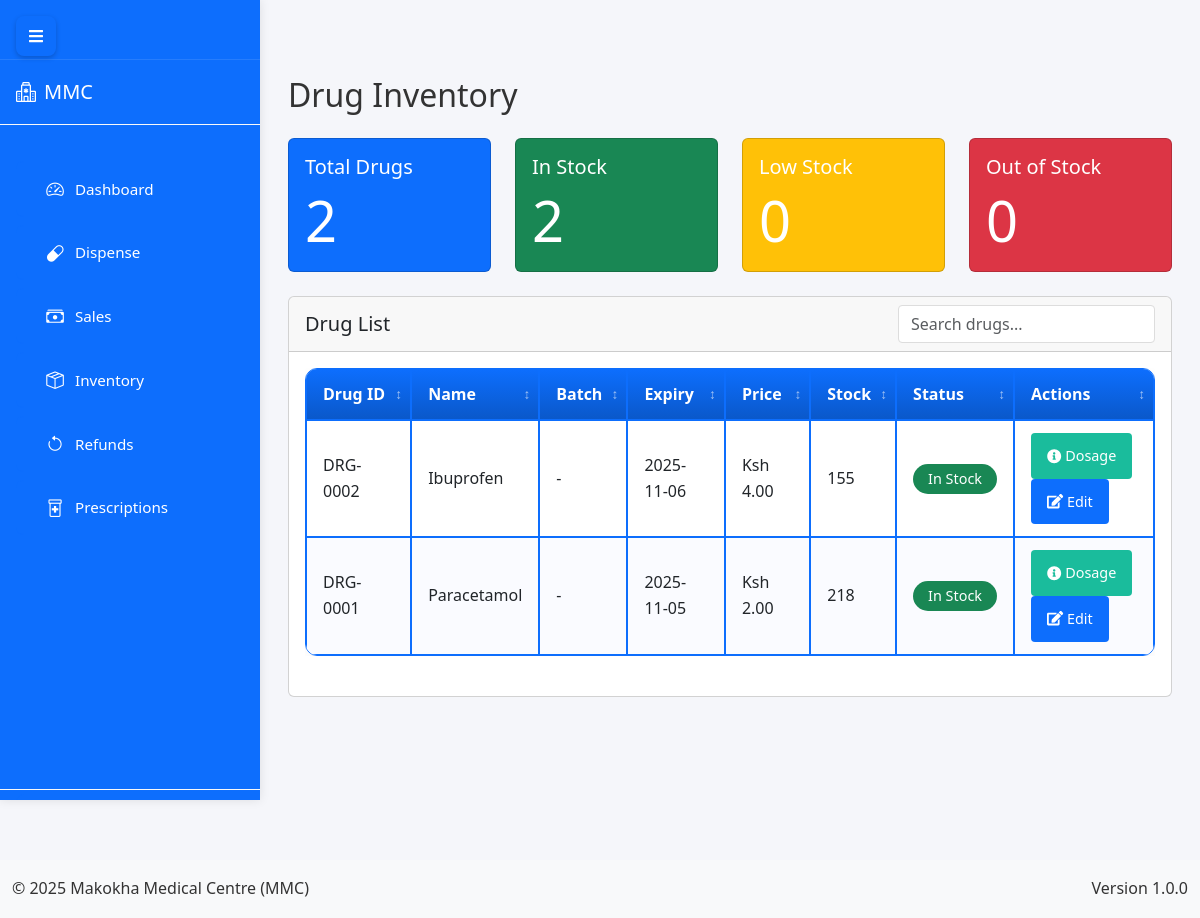
Before: /pharmacist/inventory (signed in) with the older database file.
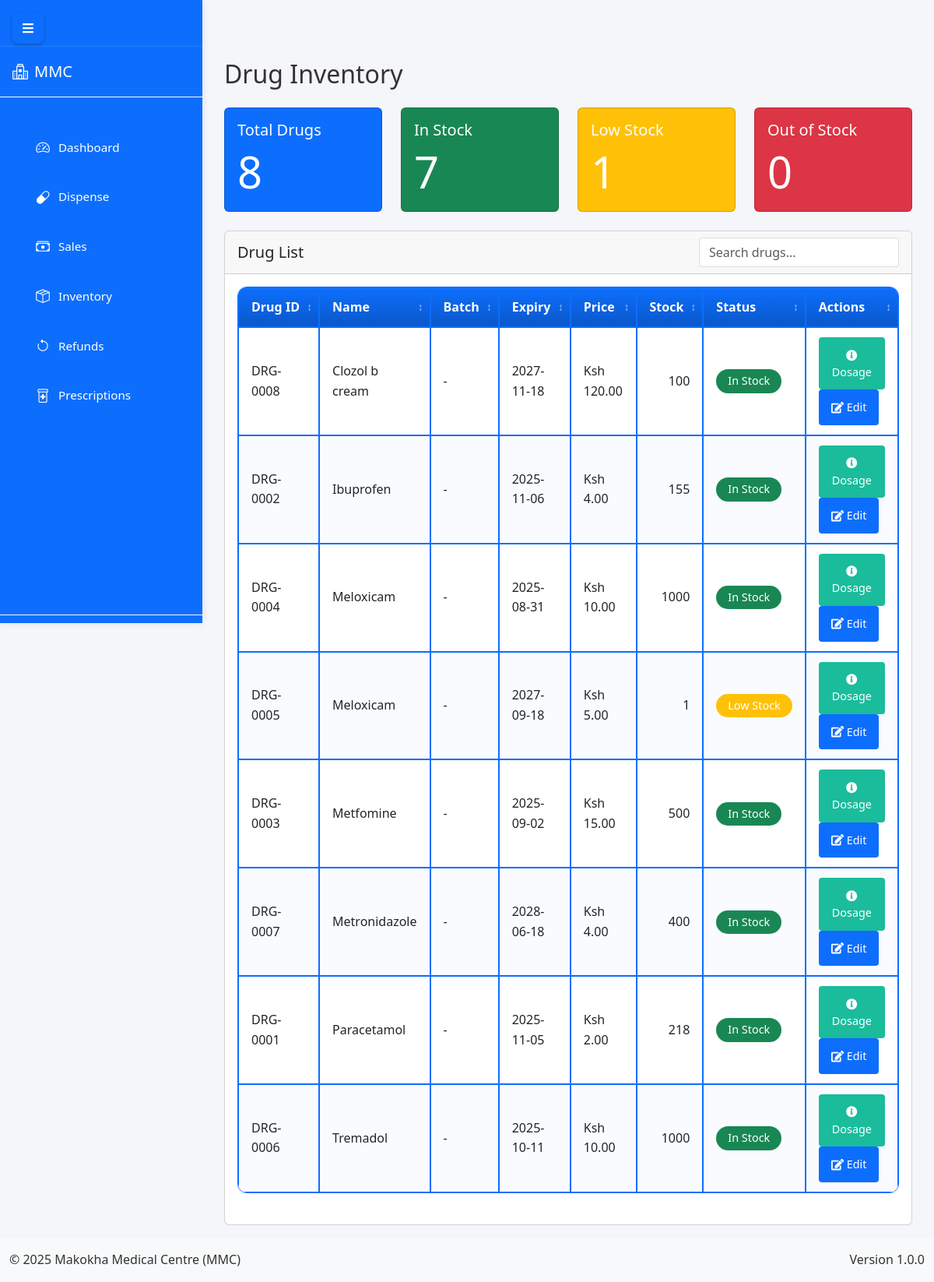
After: the same page with the newer database file.
### app.py (models this page shows, shortened)
class Drug(db.Model):
    id = db.Column(db.Integer, primary_key=True)
    drug_number = db.Column(db.String(50), unique=True, nullable=False)
    name = db.Column(db.String(100), nullable=False)
    specification = db.Column(db.String(200))
    buying_price = db.Column(db.Float, nullable=False)
    selling_price = db.Column(db.Float, nullable=False)
    stocked_quantity = db.Column(db.Integer, nullable=False)
    sold_quantity = db.Column(db.Integer, default=0)
    expiry_date = db.Column(db.Date, nullable=False)
    created_at = db.Column(db.DateTime, default=lambda: datetime.now(timezone.utc))
    updated_at = db.Column(db.DateTime, default=lambda: datetime.now(timezone.utc), onupdate=lambda: datetime.now(timezone.utc))
    @hybrid_property
    def remaining_quantity(self):
        return self.stocked_quantity - self.sold_quantity
    @remaining_quantity.expression
    def remaining_quantity(cls):
        return cls.stocked_quantity - cls.sold_quantity
    @hybrid_property
    def stock_status(self):
        if self.remaining_quantity == 0:
            return 'out-of-stock'
        elif self.remaining_quantity < 10:
            return 'low-stock'
        elif (self.expiry_date - date.today()).days < 30:
            return 'expiring-soon'
        return 'in-stock'

### app.py (the view)
@app.route('/pharmacist/inventory')
@login_required
def pharmacist_inventory():
    if current_user.role != 'pharmacist':
        flash('Unauthorized access', 'danger')
        return redirect(url_for('home'))
    try:
        drugs = Drug.query.options(db.joinedload(Drug.dosage)).order_by(Drug.name).all()
        total_drugs = Drug.query.count()
        low_stock = Drug.query.filter(Drug.remaining_quantity < 10, Drug.remaining_quantity > 0).count()
        expiring_soon = Drug.query.filter(
            Drug.expiry_date <= date.today() + timedelta(days=30),
            Drug.expiry_date >= date.today()
        ).count()
        out_of_stock = Drug.query.filter(Drug.remaining_quantity == 0).count()
        return render_template('pharmacist/inventory.html',
            drugs=drugs,
            total_drugs=total_drugs,
            low_stock=low_stock,
            expiring_soon=expiring_soon,
            out_of_stock=out_of_stock
        )
    except Exception as e:
        current_app.logger.error(f"Error loading inventory: {str(e)}")
        flash('An error occurred while loading inventory', 'danger')
        return redirect(url_for('pharmacist_dashboard'))

### templates/pharmacist/inventory.html (shortened to what this page needs)
{% extends "base.html" %}
{% block content %}
<div class="container-fluid">
    <h2 class="mb-4">Drug Inventory</h2>
    <div class="row mb-4">
        <div class="col-md-3">
            <div class="card text-white bg-primary">
                <div class="card-body">
                    <h5 class="card-title">Total Drugs</h5>
                    <p class="card-text display-4">{{ total_drugs }}</p>
                </div>
            </div>
        </div>
        <div class="col-md-3">
            <div class="card text-white bg-success">
                <div class="card-body">
                    <h5 class="card-title">In Stock</h5>
                    <p class="card-text display-4">{{ total_drugs - out_of_stock - low_stock }}</p>
                </div>
            </div>
        </div>
        <div class="col-md-3">
            <div class="card text-white bg-warning">
                <div class="card-body">
                    <h5 class="card-title">Low Stock</h5>
                    <p class="card-text display-4">{{ low_stock }}</p>
                </div>
            </div>
        </div>
        <div class="col-md-3">
            <div class="card text-white bg-danger">
                <div class="card-body">
                    <h5 class="card-title">Out of Stock</h5>
                    <p class="card-text display-4">{{ out_of_stock }}</p>
                </div>
            </div>
        </div>
    </div>
    <div class="card">
        <div class="card-header d-flex justify-content-between align-items-center">
            <h5 class="mb-0">Drug List</h5>
            <div>
                <input type="text" id="inventorySearch" class="form-control" placeholder="Search drugs...">
            </div>
        </div>
        <div class="card-body">
            <div class="table-responsive">
                <table class="table table-hover" id="inventoryTable">
                    <thead class="thead-light">
                        <tr>
                            <th>Drug ID</th>
                            <th>Name</th>
                            <th>Batch</th>
                            <th>Expiry</th>
                            <th>Price</th>
                            <th>Stock</th>
                            <th>Status</th>
                            <th>Actions</th>
                        </tr>
                    </thead>
                    <tbody>
                        {% for drug in drugs %}
                        <tr>
                            <td>{{ drug.drug_number }}</td>
                            <td>{{ drug.name }}</td>
                            <td>{{ drug.batch_number or '-' }}</td>
                            <td>{{ drug.expiry_date.strftime('%Y-%m-%d') if drug.expiry_date else '-' }}</td>
                            <td>Ksh {{ "%.2f"|format(drug.selling_price) }}</td>
                            <td>{{ drug.remaining_quantity }}</td>
                            <td>
                                {% if drug.remaining_quantity == 0 %}
                                <span class="badge bg-danger">Out of Stock</span>
                                {% elif drug.remaining_quantity < 10 %}
                                <span class="badge bg-warning">Low Stock</span>
                                {% else %}
                                <span class="badge bg-success">In Stock</span>
                                {% endif %}
                            </td>
                            <td>
                                <button class="btn btn-sm btn-info view-dosage" data-drug-id="{{ drug.id }}">
                                    <i class="fas fa-info-circle"></i> Dosage
                                </button>
                                <button class="btn btn-sm btn-primary edit-drug" data-drug-id="{{ drug.id }}">
                                    <i class="fas fa-edit"></i> Edit
                                </button>
                            </td>
                        </tr>
                        {% endfor %}
                    </tbody>
                </table>
            </div>
        </div>
    </div>
</div>
{% endblock %}

### templates/base.html (shortened to what this page needs)
<!DOCTYPE html>
<html lang="en">
<head>
    <link href="https://cdn.jsdelivr.net/npm/bootstrap@5.3.0/dist/css/bootstrap.min.css" rel="stylesheet">
    <link rel="stylesheet" href="https://cdn.jsdelivr.net/npm/bootstrap-icons@1.11.1/font/bootstrap-icons.css">
    <link rel="stylesheet" href="https://cdnjs.cloudflare.com/ajax/libs/font-awesome/5.15.3/css/all.min.css">
    <link href="https://cdn.jsdelivr.net/npm/select2@4.1.0-rc.0/dist/css/select2.min.css" rel="stylesheet">
    <link rel="stylesheet" href="{{ url_for('static', filename='css/style.css') }}">
    <link rel="stylesheet" href="{{ url_for('static', filename='css/dashboard.css') }}">
    <link rel="stylesheet" href="{{ url_for('static', filename='css/custom.css') }}">
</head>
<body class="d-flex flex-column min-vh-100">
    <div class="sidebar" id="sidebar">
        <div class="sidebar-header">
            <button class="toggle-nav" id="toggleNav">
                <i class="fas fa-bars"></i>
            </button>
        </div>
        <div class="collapse navbar-collapse flex-column h-100" id="navbarNav">
            <a class="navbar-brand fs-5 py-3 px-3 mb-3 w-100 border-bottom border-light" href="{{ url_for('home') }}">
                <i class="bi bi-hospital me-2"></i>MMC
            </a>
            <nav class="sidebar-nav">
                {% if current_user.is_authenticated %}
                    {% if current_user.role == 'admin' %}
                        <div class="nav-item">
                            <a href="{{ url_for('admin_dashboard') }}" class="nav-link">
                                <i class="bi bi-speedometer2"></i>
                                <span class="nav-text">Dashboard</span>
                            </a>
                        </div>
                        <div class="nav-item">
                            <a href="{{ url_for('manage_drugs') }}" class="nav-link">
                                <i class="bi bi-capsule"></i>
                                <span class="nav-text">Drugs</span>
                            </a>
                        </div>
                        <div class="nav-item">
                            <a href="{{ url_for('manage_users') }}" class="nav-link">
                                <i class="bi bi-people"></i>
                                <span class="nav-text">Users</span>
                            </a>
                        </div>
                        <div class="nav-item">
                            <a href="{{ url_for('manage_employees') }}" class="nav-link">
                                <i class="bi bi-person-vcard"></i>
                                <span class="nav-text">Employees</span>
                            </a>
                        </div>
                        <div class="nav-item">
                            <a href="{{ url_for('admin_reports') }}" class="nav-link">
                                <i class="bi bi-file-earmark-bar-graph"></i>
                                <span class="nav-text">Reports</span>
                            </a>
                        </div>
                        <div class="nav-item">
                            <a href="{{ url_for('manage_transactions') }}" class="nav-link">
                                <i class="bi bi-cash-stack"></i>
                                <span class="nav-text">Transactions</span>
                            </a>
                        </div>
                        <div class="nav-item">
                            <a href="{{ url_for('manage_money') }}" class="nav-link">
                                <i class="bi bi-wallet2"></i>
                                <span class="nav-text">Money</span>
                            </a>
                        </div>
                        <div class="nav-item">
                            <a href="{{ url_for('manage_dosage') }}" class="nav-link">
                                <i class="bi bi-file-medical"></i>
                                <span class="nav-text">Dosage</span>
                            </a>
                        </div>
                        <div class="nav-item">
                            <a href="{{ url_for('manage_patients') }}" class="nav-link">
                                <i class="bi bi-file-person"></i>
                                <span class="nav-text">Patients</span>
                            </a>
                        </div>
                        <div class="nav-item">
                            <a href="{{ url_for('manage_medical_tests') }}" class="nav-link">
                                <i class="bi bi-clipboard2-pulse"></i>
                                <span class="nav-text">Medical Tests</span>
                            </a>
                        </div>
                        <div class="nav-item">
                            <a href="{{ url_for('manage_beds') }}" class="nav-link">
                                <i class="bi bi-hospital"></i>
                                <span class="nav-text">Beds</span>
                            </a>
                        </div>
                        <div class="nav-item">
                            <a href="{{ url_for('backup_management') }}" class="nav-link">
                                <i class="bi bi-database"></i>
                                <span class="nav-text">Backup</span>
                            </a>
                        </div>
                    {% elif current_user.role == 'pharmacist' %}
                        <div class="nav-item">
                            <a href="{{ url_for('pharmacist_dashboard') }}" class="nav-link">
                                <i class="bi bi-speedometer2"></i>
                                <span class="nav-text">Dashboard</span>
                            </a>
                        </div>
                        <div class="nav-item">
                            <a href="{{ url_for('pharmacist_dispense') }}" class="nav-link">
                                <i class="bi bi-capsule"></i>
                                <span class="nav-text">Dispense</span>
                            </a>
                        </div>
                        <div class="nav-item">
                            <a href="{{ url_for('pharmacist_sales') }}" class="nav-link">
                                <i class="bi bi-cash-stack"></i>
                                <span class="nav-text">Sales</span>
                            </a>
                        </div>
                        <div class="nav-item">
                            <a href="{{ url_for('pharmacist_inventory') }}" class="nav-link">
                                <i class="bi bi-box-seam"></i>
                                <span class="nav-text">Inventory</span>
                            </a>
                        </div>
                        <div class="nav-item">
                            <a href="{{ url_for('pharmacist_refunds') }}" class="nav-link">
                                <i class="bi bi-arrow-counterclockwise"></i>
                                <span class="nav-text">Refunds</span>
                            </a>
                        </div>
                        <div class="nav-item">
                            <a href="{{ url_for('patient_prescriptions') }}" class="nav-link">
                                <i class="bi bi-prescription2"></i>
                                <span class="nav-text">Prescriptions</span>
                            </a>
                        </div>
                    {% endif %}
                {% endif %}
            </nav>
            <div class="mt-auto border-top border-light w-100">
                {% if current_user.is_authenticated %}
                    <div class="nav-item dropdown w-100">
                        <a class="nav-link dropdown-toggle d-flex align-items-center fs-6 px-3 py-3" href="#" id="userDropdown" role="button" data-bs-toggle="dropdown">
                        </a>
                    </div>
                {% else %}
                    <div class="nav-item w-100">
                        <a class="nav-link fs-6 px-3 py-3" href="{{ url_for('auth.login') }}">
                            <i class="bi bi-box-arrow-in-right me-2"></i>Login
                        </a>
                    </div>
                {% endif %}
            </div>
        </div>
    </div>
    <main class="container-fluid flex-grow-1 py-3" style="margin-top: 60px;">
        {% block content %}{% endblock %}
    </main>
    <footer class="bg-light py-3 mt-auto">
        <div class="container-fluid">
            <div class="row">
                <div class="col-md-6 text-center text-md-start">
                    <p class="mb-0">&copy; 2025 Makokha Medical Centre (MMC)</p>
                </div>
                <div class="col-md-6 text-center text-md-end">
                    <p class="mb-0">Version 1.0.0</p>
                </div>
            </div>
        </div>
    </footer>
</body>
</html>

Changed rows visible on the page:
added Drug: drug_number "DRG-0008", name "Clozol b cream", batch_number "-", expiry_date "2027-11-18", selling_price "120.00", remaining_quantity "100", shows "In Stock"
added Drug: drug_number "DRG-0004", name "Meloxicam", batch_number "-", expiry_date "2025-08-31", selling_price "10.00", remaining_quantity "1000", shows "In Stock"
added Drug: drug_number "DRG-0005", name "Meloxicam", batch_number "-", expiry_date "2027-09-18", selling_price "5.00", remaining_quantity "1", shows "Low Stock"
added Drug: drug_number "DRG-0003", name "Metfomine", batch_number "-", expiry_date "2025-09-02", selling_price "15.00", remaining_quantity "500", shows "In Stock"
added Drug: drug_number "DRG-0007", name "Metronidazole", batch_number "-", expiry_date "2028-06-18", selling_price "4.00", remaining_quantity "400", shows "In Stock"
added Drug: drug_number "DRG-0006", name "Tremadol", batch_number "-", expiry_date "2025-10-11", selling_price "10.00", remaining_quantity "1000", shows "In Stock"
Other visible differences:
{{ total_drugs }}: "2" → "8"
{{ total_drugs - out_of_stock - low_stock }}: "2" → "7"
{{ low_stock }}: "0" → "1"
